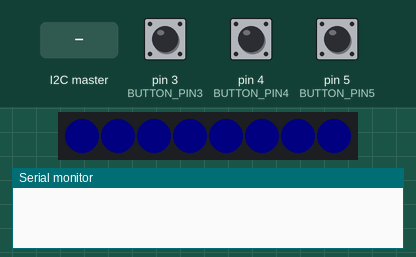
Bench run of a sketch on a simulated Arduino Uno, built with avr-gcc and run on an emulated ATmega328P. Shown: 8 RGB LEDs in strip order, left to right, the last lines printed to the serial monitor. Inputs (shaded band) come from the test bench; at power-on: pin 3 (BUTTON_PIN3) HIGH, pin 4 (BUTTON_PIN4) HIGH, pin 5 (BUTTON_PIN5) HIGH. Dim RGB values are drawn brighter than linear.

Above: at 1.2 s.
1.3 s: the I2C master sends the byte 1
At 1.46 s:
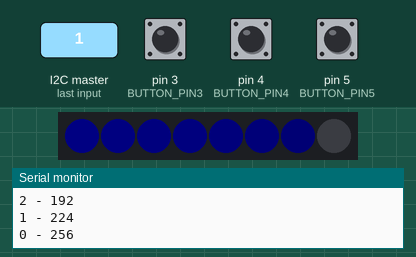
3.8 s: the I2C master sends the byte 90
At 5.4 s:
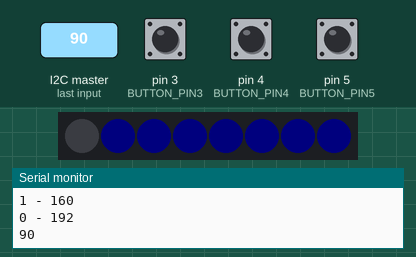
Timing chart, 0 to 6.9 s (numbered marks = the images above; inputs shaded):
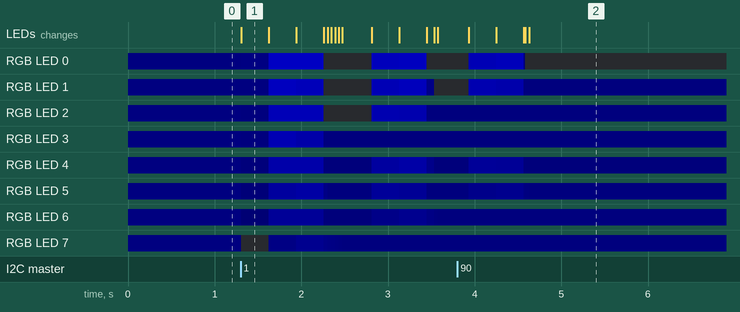

Measured:
- after the input at 1.3 s, RGB LED 0: RGB(0, 0, 5) → RGB(0, 0, 6) at once, → RGB(0, 0, 90) 0.32 s later, → off 0.64 s later, → RGB(0, 0, 77) 0.55 s later, … (6 changes in this stretch); RGB LED 1: RGB(0, 0, 5) → RGB(0, 0, 82) after 0.32 s, → RGB(0, 0, 71) 0.32 s later, → off 0.32 s later, → RGB(0, 0, 63) 0.55 s later, … (7 changes in this stretch)

The sketch:

responsive1strand8lightsNoButton.ino
```cpp
// This is a demonstration on how to use an input device to trigger changes on your neo pixels.
// You should wire a momentary push button to connect from ground to a digital IO pin.  When you
// press the button it will change to a new pixel animation.  Note that you need to press the
// button once to start the first animation!

#include <Wire.h>
#include <Adafruit_NeoPixel.h>

#define BUTTON_PIN   2    // Digital IO pin connected to the button.  This will be
// driven with a pull-up resistor so the switch should
// pull the pin to ground momentarily.  On a high -> low
// transition the button press logic will execute.
#define BUTTON_PIN3 3
#define BUTTON_PIN4 4
#define BUTTON_PIN5 5


#define PIXEL_PIN    6// Digital IO pin connected to the NeoPixels.

#define PIXEL_COUNT 8

struct Adafruit_NeoPixel pixels[PIXEL_COUNT];

// Parameter 1 = number of pixels in strip,  neopixel stick has 8
// Parameter 2 = pin number (most are valid)
// Parameter 3 = pixel type flags, add together as needed:
//   NEO_RGB     Pixels are wired for RGB bitstream
//   NEO_GRB     Pixels are wired for GRB bitstream, correct for neopixel stick
//   NEO_KHZ400  400 KHz bitstream (e.g. FLORA pixels)
//   NEO_KHZ800  800 KHz bitstream (e.g. High Density LED strip), correct for neopixel stick
//Adafruit_NeoPixel strip = Adafruit_NeoPixel(PIXEL_COUNT, PIXEL_PIN, NEO_GRB + NEO_KHZ800); // original
Adafruit_NeoPixel strip = Adafruit_NeoPixel(PIXEL_COUNT, PIXEL_PIN, NEO_GRB + NEO_KHZ800); //mine, trying to assign every pixel to an index in an array

typedef struct {
  int r;
  int g;
  int b;
  int brightness;
  bool down;
} targetLED;

targetLED tarLED[PIXEL_COUNT] = {0};
targetLED curLED[PIXEL_COUNT] = {0};

bool oldState = HIGH;
int showType = 0;
//int pixelArrEven[PIXEL_COUNT / 2];
//int pixelArrOdd[PIXEL_COUNT / 2];

//int inputLDR = A0;
//int lightLevel;

//2D array declaration
#define ROWS 1 //NUMBER OF ROWS OF LEDS
#define COLS 8

int twoDArrayLights[ROWS][COLS] = { -1};

#define BUTTON_COUNT 3
bool detectionButton3;
bool detectionButton4;
bool detectionButton5;
bool oldButton3 = HIGH;

int restingR = 4;
int restingG = 4;
int restingB = 8;

int waves[BUTTON_COUNT] = {0};
int intensity2 = 0; //TEMPORTARY INTENSITY STORAGE IN reactiveLights()

bool ramp = false;
int flag = 0; //to track if all the LEDs reached their target color yet

int brightness = 127; //MODIFY THIS TO CHANGE TOTAL BRIFGHTNESS
int distance = 10000;
int oldDistance = 10000;
boolean ripple = false;

//Custom set color allowing for individual brightness control
void setPixelColor( uint16_t n, uint8_t r, uint8_t g, uint8_t b, uint16_t brightness) {
  strip.setPixelColor(n, (brightness*r/255) , (brightness*g/255), (brightness*b/255));
}

void setup() {
  // put your setup code here, to run once:
  pinMode(BUTTON_PIN, INPUT_PULLUP);
  pinMode(BUTTON_PIN3, INPUT_PULLUP);
  pinMode(BUTTON_PIN4, INPUT_PULLUP);
  pinMode(BUTTON_PIN5, INPUT_PULLUP);

  int row0[] = {0, 1, 2, 3, 4, 5, 6, 7};
  /*
  int row0[] = {0, 1, 2, 3};
  int row1[] = {4, 5, 6, 7};
  int row2[] = {8, 9, 10, 11};
  int row3[] = {12, 13, 14, 15};
*/

  memcpy(twoDArrayLights[0], row0, COLS * sizeof(int));
  //memcpy(twoDArrayLights[1], row1, COLS * sizeof(int));
 // memcpy(twoDArrayLights[2], row1, COLS * sizeof(int));
 // memcpy(twoDArrayLights[3], row1, COLS * sizeof(int));

  strip.setBrightness(brightness);

  Wire.begin(9);
  Wire.onReceive(receiveEvent);

  strip.begin();
  //  Adafruit_NeoPixel strip = Adafruit_NeoPixel(PIXEL_COUNT, PIXEL_PIN, NEO_GRB>(pixels,PIXEL_COUNT));
  strip.show(); // Initialize all pixels to 'off'
  Serial.begin(9600);
}

void receiveEvent(int d) {
  distance = Wire.read();
  Serial.println(distance);
}
void loop() {
  // put your main code here, to run repeatedly:

  detectionButton3 = digitalRead(BUTTON_PIN3);
  detectionButton4 = digitalRead(BUTTON_PIN4);
  detectionButton5 = digitalRead(BUTTON_PIN5);

  int pressedCoord[2];
  int intensityMain = 8;

//  if (detectionButton3) {
    pressedCoord[0] = 0;  //Manually set the coordinates of the detectors as if they are on the same grid as LEDs
    pressedCoord[1] = distance/10;
//  }
  reactiveLights(20, pressedCoord, intensityMain);

  if(oldDistance != distance) {
    ripple = true;
  }
  oldDistance = distance;

}


void reactiveLights(uint8_t wait, int b[], int intensityMain) {

  for (int i = 0; i < strip.numPixels(); i++) {
    strip.setPixelColor(i, (3, 3, 10));
    // strip.setPixelColor(i, (random(5, 15), random(5, 15), random(45, 55))); //background blue colors,
  }

  if (ripple /*detectionButton3 == HIGH && oldButton3 == LOW */) { //WHen butten is pressed, give intensity to waves[]
                                                        //so that it can be calculated and given to pixels
    intensity2 = intensityMain; /// TO BE CHANGED WITH INTENSITY INPUT
    waves[0] = intensity2; //TEMPORARY test of button3...

    setReactiveLightsHelper(intensity2, b);
    ripple = false;
    ramp = true;
    //

    //need for loop to test the intensity left over for all the buttons
  } else if (!ramp && intensity2 > 0) {
    intensity2--;
    waves[0] = intensity2; //TEMPORARY test of button3...

    setReactiveLightsHelper(intensity2, b);

    ramp = true;
  }
  if (ramp) { //this increments and decrements the colors til it hits target color
    for (int i = 0; i < PIXEL_COUNT; i++) {
      rampLights(i);
    }
    for (int i = 0; i < PIXEL_COUNT; i++) {
      if (tarLED[i].down) {
        flag++;
      }
      if (flag == PIXEL_COUNT) {
        ramp = false;
        for (int i = 0; i < PIXEL_COUNT; i++) {
          tarLED[i].down = false;
        }
      }
    }
    flag = 0;


    for (int i = 0; i < PIXEL_COUNT; i++) {
      strip.setPixelColor(i, (curLED[i].r, curLED[i].g, curLED[i].b));

    }
  }
 /*
  Serial.print(curLED[2].b);
  Serial.print(" - ");
  Serial.print(ramp);
  Serial.print(" - ");
  Serial.print(intensity2);
  Serial.print("\n");
  */
  strip.show();
  oldButton3 = detectionButton3;
  delay(20);
}

void setReactiveLightsHelper(int intensity, int cord[]) {
  for (int i = 0; i < BUTTON_COUNT; i++) {
    if (waves[i] > 0) {
      setReactiveLights(waves[i]--, cord, 0);

    }
  }

}

//Direction the recursion is passed
// 0 = first
// 1 = up
// 2 = right
// 3 = down
// 4 = left

void setReactiveLights(int intensity, int cord[], int d) { //Take in the intensity and the coordinate of the button pushed
  if (intensity < 1 || cord[0] < 0 || cord[1] < 0 || cord[0] >= ROWS || cord[1] >= COLS) { //base case
    return;
  }
  else {
    int i = intensity - 1;
    if(d != 4) {
      int cord0[] = {cord[0] - 1, cord[1]};
      setReactiveLights(i, cord0, 2);
    }
    if(d != 2) {
      int cord1[] = {cord[0] + 1, cord[1]};
      setReactiveLights(i, cord1, 4);
    }
    if(d != 1) {
      int cord2[] = {cord[0], cord[1] - 1};
      setReactiveLights(i, cord2, 3);
    }
    if(d != 3) {
      int cord3[] = {cord[0], cord[1] + 1};
      setReactiveLights(i, cord3, 1);
    }
    //test if there is a pixel at current coord
    int j = twoDArrayLights[cord[0]][cord[1]];
    /*   Serial.print(intensity);
       Serial.print(" - ");
       Serial.print(j);
       Serial.print("\n"); */
    if (j > -1&&j<PIXEL_COUNT) {
      //SET THE TARGET COLOR FOR EACH LED
      tarLED[j].r = 16 * intensity;
      tarLED[j].g = 16 * intensity;
      tarLED[j].b = 32 * intensity;

      Serial.print(j);
      Serial.print(" - ");
      Serial.print(tarLED[j].b);
      Serial.print("\n");

      //   strip.setPixelColor(j, (random(10), random(10), random(25, 30)));
    }
  }
}

void rampLights(int i) {
  if (!curLED[i].down) {
        if (tarLED[i].r > curLED[i].r) {
          curLED[i].r = curLED[i].r + tarLED[i].r / 20;

        }
        if (tarLED[i].g > curLED[i].g) {
          curLED[i].g = curLED[i].g + tarLED[i].g / 20;
        }
        if (tarLED[i].b > curLED[i].b) {
          curLED[i].b = curLED[i].b + tarLED[i].b / 20;
        } else curLED[i].down = true;
      } else {
        if (curLED[i].r > restingR) {
          curLED[i].r = curLED[i].r - tarLED[i].r / 20;
        } else {
          tarLED[i].r = restingR;

        }
        if (curLED[i].g > restingG) {
          curLED[i].g = curLED[i].g - tarLED[i].g / 20;
        } else {
          tarLED[i].g = restingG;

        }
        if (curLED[i].b > restingB) {
          curLED[i].b = curLED[i].b - tarLED[i].b / 20;
        } else {
          tarLED[i].b = restingB;
          curLED[i].down = false;
          tarLED[i].down = true;
        }
      }
}
```
